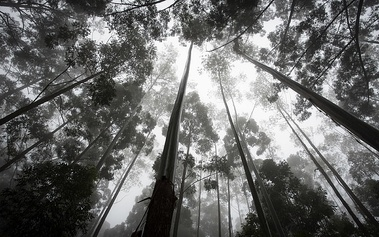
#> input picture task_2/images/trees.jpg, 379 x 237 px, shrunk from 728 x 455 before the run; the run also reads 1 picture not shown here
$ jupyter execute --allow-errors Report.ipynb
#> lines starting #> are read from the running program, lines starting #| are printed output that depends on the picture
В этом файле содержится краткий отчёт о проделанной работе. Основной код написан на С++ и находится в файле main.cpp в той же директории. Все используемые изображения находятся в папке images. Директория bash_build предназаначена для сборки через cmake. CMakeLists.txt так же лежит в этой же директории.

[cell 1]
import os
import numpy as np
import matplotlib.pyplot as plt
import cv2

У написанной программы несколько режимов работы:
1) пройтись по заданному изображению одним из алгоритмов фильтрации с фиксированным радиусом. Результат сохраняется в файл.

2) запустит на некотором файле замер времени для фиксированного фильтра: программа переберёт все радиусы от 1 до 99 включительно, посчитает и выведет время работы в секундах для каждого из них, но ничего сохранять не будет.

3) сравнить результаты работы для фиксированного изображения и фиксированного радиуса фильтра. Программа запустит все 4 алгоритма, выведет их время работы, а потом попиксельно сравнит результаты. В случае несовпадения будет выведено, какие именно 2 пикселя не совпали и после работы каких алгоритмов это случилось.

4) сравнить результаты работы для фиксированного изображения и фиксированного радиуса фильтра и сохранить результаты. Будет сделано то же, что в пункте 3, но попытаемся записать результаты в заданные пользователем дополнительные 4 файла.

Собираем в директории bash_build через cmake:

cmake ..

cmake --build .

Несколько примеров на фильтрацию. Все команды запускались из директории bash_build.

./task_2 -sort ../images/trees.jpg ../images/trees_naive.jpg 4

[cell 2]
trees_or = cv2.imread("images/trees.jpg")
#> trees_or is the input picture: shape (237, 379, 3); mean B, G, R 104.9, 106, 105.5
trees_f = cv2.imread("images/trees_naive.jpg")
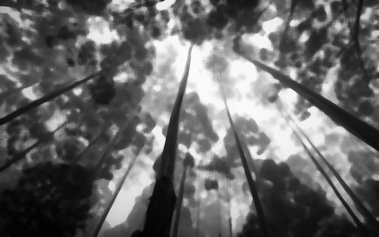
#> input picture task_2/images/trees_naive.jpg, 379 x 237 px, shrunk from 728 x 455 before the run
#> trees_f is the input picture: shape (237, 379, 3); min 0, max 255, mean 102.5
fig, axs = plt.subplots(1, 2, constrained_layout = True,
                                figsize = (20, 14))
axs[0].axis("off")
axs[0].set_title("Original image", fontsize = 20)
axs[0].imshow(trees_or);
axs[1].axis("off")
axs[1].set_title("Image, filtered with sorting median filter", fontsize = 20)
axs[1].imshow(trees_f);
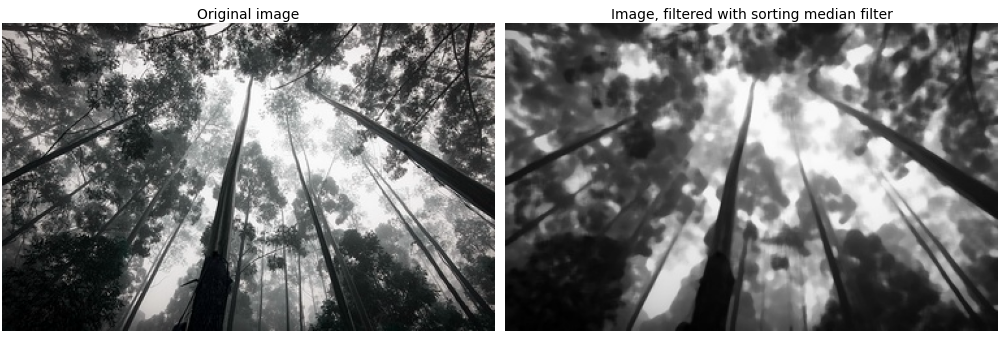
#> figure drawn by matplotlib, 2 panels; B, G, R data is drawn as R, G, B

./task_2 -huang ../images/butterfly.jpg ../images/butterfly_huang.jpg 15

[cell 3]
butterfly_or = cv2.imread("images/butterfly.jpg")
butterfly_f = cv2.imread("images/butterfly_huang.jpg")
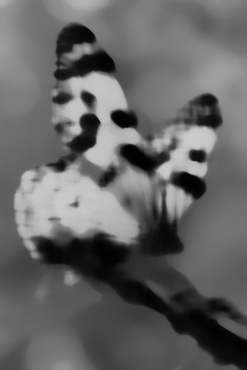
#> input picture task_2/images/butterfly_huang.jpg, 247 x 370 px, shrunk from 474 x 710 before the run
#> butterfly_f is the input picture: shape (370, 247, 3); min 0, max 204, mean 100.7
fig, axs = plt.subplots(1, 2, constrained_layout = True,
                                figsize = (20, 14))
axs[0].axis("off")
axs[0].set_title("Original image", fontsize = 20)
#> (the rest of this cell did not finish here and is left out)

./task_2 -perreault ../images/leaf.jpg ../images/leaf_perreault.jpg 2

[cell 4]
leaf_or = cv2.imread("images/leaf.jpg")
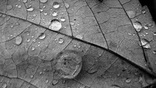
#> input picture task_2/images/leaf.jpg, 156 x 88 px, shrunk from 300 x 168 before the run
#> leaf_or is the input picture: shape (88, 156, 3); min 0, max 255, mean 109.7
leaf_f = cv2.imread("images/leaf_perreault.jpg")
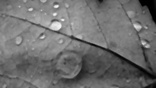
#> input picture task_2/images/leaf_perreault.jpg, 156 x 88 px, shrunk from 300 x 168 before the run
#> leaf_f is the input picture: shape (88, 156, 3); min 0, max 245, mean 110.3
fig, axs = plt.subplots(1, 2, constrained_layout = True,
                                figsize = (20, 14))
axs[0].axis("off")
axs[0].set_title("Original image", fontsize = 20)
axs[0].imshow(leaf_or);
axs[1].axis("off")
axs[1].set_title("Image, filtered by O(1) algorithm", fontsize = 20)
axs[1].imshow(leaf_f);
#> (the rest of the program and of its run is left out)
